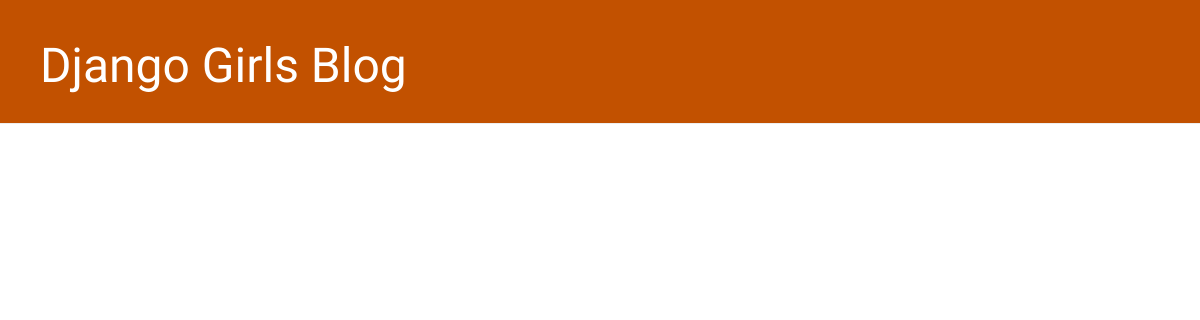
The app's page /, older data.
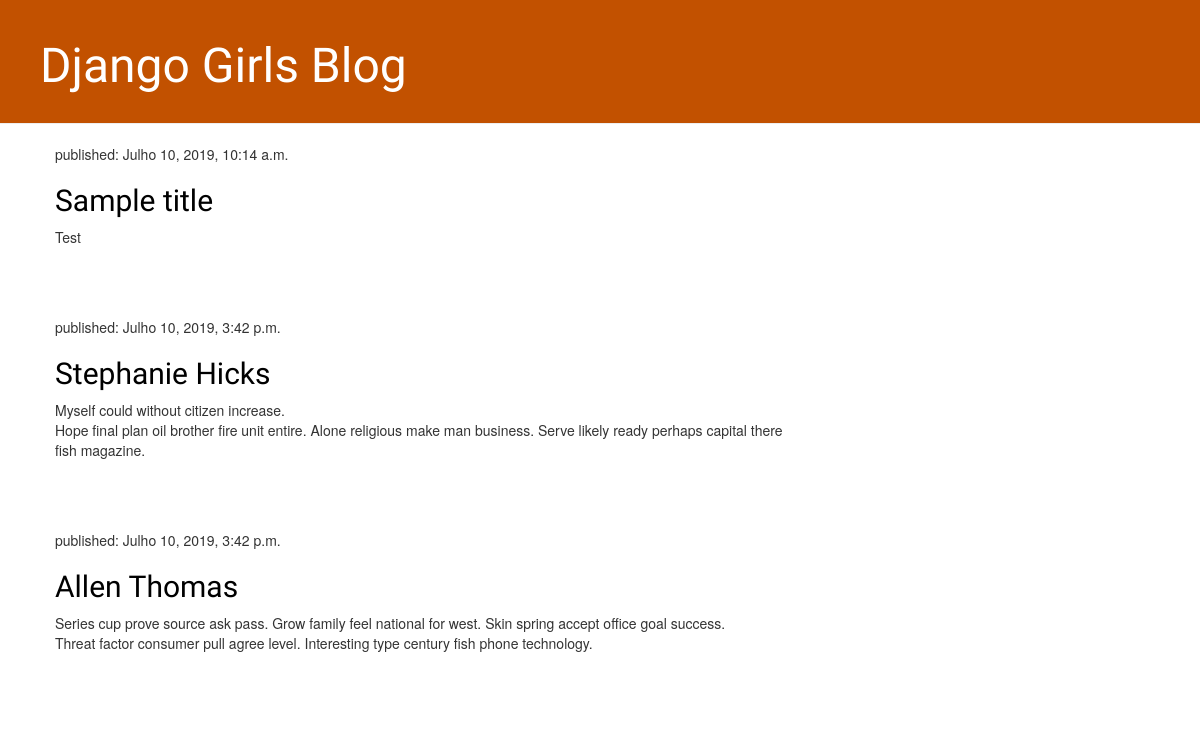
The same page, newer data.
### blog/models.py (models this page shows, shortened)
class Post(models.Model):
    created_date = models.DateTimeField(default=timezone.now)
    author = models.ForeignKey(settings.AUTH_USER_MODEL, on_delete=models.CASCADE)
    title = models.CharField(max_length=200)
    text = models.TextField()
    published_date = models.DateTimeField(blank=True, null=True)

### blog/views.py (the view)
# urls.py: path('', views.post_list, name='post_list'),
def post_list(request):
    posts = Post.objects.filter(
        published_date__lte=timezone.now()).order_by('published_date')
    return render(request, 'blog/post_list.html', {'posts': posts})

### blog/templates/blog/post_list.html
{% extends 'blog/base.html' %}
{%block content%}
{% for post in posts %}
    <div class="post">
        <p>published: {{post.published_date}}</p>
        <h2><a href="{% url 'post_detail' pk=post.pk %}">{{post.title}}</a></h2>
        <p>{{post.text|linebreaksbr}}</p>
    </div>
    {% endfor %}
{%endblock%}

### blog/templates/blog/base.html (shortened to what this page needs)
{% load static %}
<html>
<head>
    <link rel="stylesheet" href="//maxcdn.bootstrapcdn.com/bootstrap/3.2.0/css/bootstrap.min.css">
    <link rel="stylesheet" href="//maxcdn.bootstrapcdn.com/bootstrap/3.2.0/css/bootstrap-theme.min.css">
    <link rel="stylesheet" href="{% static 'css/blog.css' %}" />
</head>
<body>
    <div class="page-header">
        <h1><a href="/">Django Girls Blog</a></h1>
    </div>
    <div class="content container">
        <div class="row">
            <div class="col-md-8">
                {% block content %}
                {% endblock %}
            </div>
        </div>
    </div>
</body>
</html>

### blog/static/css/blog.css (style rules this page uses)
h1 a, h2 a { color: #C25100; font-family: 'Lobster'; }
.page-header { background-color: #C25100; margin-top: 0; padding: 20px 20px 20px 40px; }
.page-header h1, .page-header h1 a, .page-header h1 a:visited, .page-header h1 a:active { color: #ffffff; font-size: 36pt; text-decoration: none; }
.content { margin-left: 40px; }
h1, h2, h3, h4 { font-family: 'Lobster', cursive; }
.post { margin-bottom: 70px; }
.post h2 a, .post h2 a:visited { color: #000000; }

Row changes from the older to the newer data that the page shows:
added Post: published_date "Julho 10, 2019, 10:14 a.m.", title "Sample title", text "Test"
added Post: published_date "Julho 10, 2019, 3:42 p.m.", title "Stephanie Hicks", text "Myself could without citizen increase. Hope final plan oil brother fire unit entire. Alone religious make man business. Serve likely ready perhaps capital there fish magazine."
added Post: published_date "Julho 10, 2019, 3:42 p.m.", title "Allen Thomas", text "Series cup prove source ask pass. Grow family feel national for west. Skin spring accept office goal success. Threat factor consumer pull agree level. Interesting type century fish phone technology."
